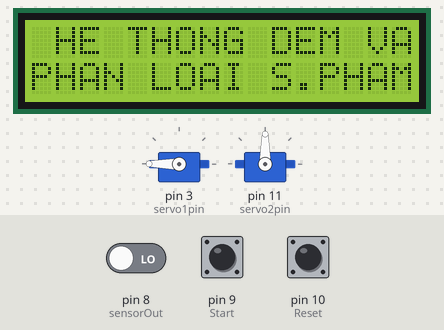
A sketch run on a simulated Arduino Uno, built with avr-gcc and run on an emulated ATmega328P. Parts: 2 × servo, 16×2 character LCD. Inputs (shaded band) come from the test bench; at power-on: pin 10 (Reset) HIGH, pin 9 (Start) HIGH, pin 8 (sensorOut) LOW. What the sketch prints to the serial monitor is not drawn.

Above: at 1.2 s.
1.3 s: pin 10 (Reset) pulled LOW for 0.15 s
At 1.8 s:
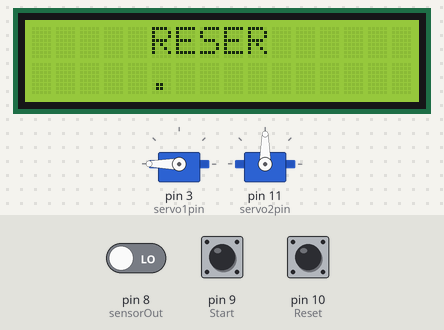
4.4 s: pin 9 (Start) pulled LOW for 1 s
At 9.0 s:
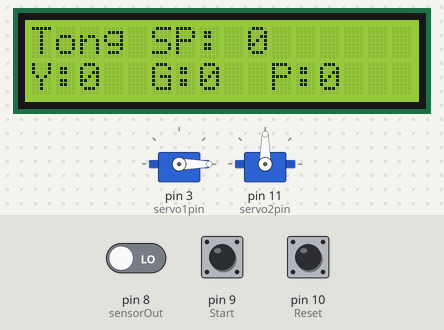
At 15.7 s:
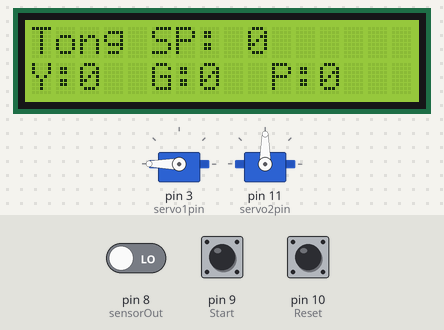
Timing chart, 0 to 16.0 s (numbered marks = the images above; inputs shaded):
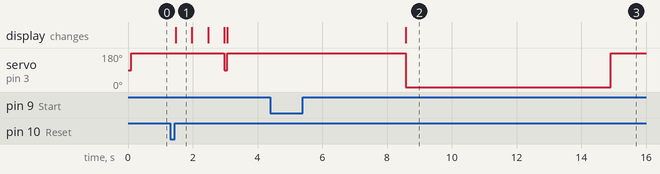

Measured:
- after the input at 1.3 s, servo on pin 3 (servo1pin): 180° → 90° after 1.7 s, → 180° 0.09 s later; the display: changes after 0.17 s (image 1)
- after the input at 4.4 s, servo on pin 3 (servo1pin): 180° → 0° after 4.2 s, → 180° 6.3 s later; the display: changes after 4.2 s (image 2)

The sketch:

main.ino
```cpp
#include <Servo.h>
#include <Wire.h>
#include <LiquidCrystal_I2C.h>
LiquidCrystal_I2C lcd(0x27,16,2);

// Chân servor
Servo servo1;
Servo servo2;
const int servo1pin = 3;
const int servo2pin = 11;

// Chân start
const int Start = 9;
// Chân reset
const int Reset = 10;
// Chế độ
bool Status = 0;

// Chân cảm biến màu sắc
// TCS230 or TCS3200 pins wiring to Arduino
#define S0 4
#define S1 5
#define S2 7
#define S3 6
#define sensorOut 8

// Stores frequency read by the photodiodes
int r = 0;
int g = 0;
int b = 0;
int color = 0;

// Đếm màu sắc
int sp1 = 0, sp2 = 0, sp3 = 0, tongsp = 0;
bool khoaDem1 = 0, khoaDem2 = 0, khoaDem3 = 0;

// Giá trị quay của các servo
int gtquay1 = 0;

// Biến thời gian
unsigned long currentMillis = 0;
unsigned long previousMillis = 0;

void setup() {
  Serial.begin(9600);
  pinMode(Start, INPUT_PULLUP);      // start
  pinMode(Reset, INPUT_PULLUP);      // reset


  // Cấu hình chân Servo
  servo1.attach(servo1pin);
  servo2.attach(servo2pin);

  // Cảm biến màu sắc
  pinMode(S0, OUTPUT);
  pinMode(S1, OUTPUT);
  pinMode(S2, OUTPUT);
  pinMode(S3, OUTPUT);

  // Setting the sensorOut as an input
  pinMode(sensorOut, INPUT);

  // Setting frequency scaling to 20%
  digitalWrite(S0,HIGH);
  digitalWrite(S1,LOW);

  // Hiển thị khởi đầu LCD
  lcd.init();                      // initialize the lcd
  lcd.backlight();
  lcd.setCursor(1,0);
  lcd.print("HE THONG DEM VA");
  lcd.setCursor(0,1);
  lcd.print("PHAN LOAI S.PHAM");
  //delay(2000);

  // Servo begin.
  servo1.write(180);
  servo2.write(90);

}

void loop() {
  CheDo();
  if(Status == 1) chuKiHD();
} //end


//------------------------------------------------------
// Servo 1 hoạt động
void chuKiHD(){
  unsigned long currentMillis = millis();
  ReadCB();
  //LCDColor();
  if(currentMillis - previousMillis >= 5000){
    previousMillis = currentMillis;
    servo1.write(gtquay1);
    hienThi();
    //LCDColor();
    gtquay1 = gtquay1 - 90;
    if(gtquay1 < 0){
      gtquay1 = 180;
      khoaDem1 = 0;
      khoaDem2 = 0;
      khoaDem3 = 0;
    }
  }
}

//-----------------------------------------------------
// Đọc cảm biến
void ReadCB(){
  readColor();
  if(color == 1 && khoaDem2 == 0 && khoaDem3 == 0){       // Đếm và phân loại màu vàng
    servo2.write(45);
    if(khoaDem1 == 0){
      sp1++;
      khoaDem1 = 1;
    }
    //Serial.println("vang");
  }
  if(color == 3 && khoaDem1 == 0 && khoaDem2 == 0){       // Đếm và phân loại màu xanh
    servo2.write(90);
    if(khoaDem2 == 0){
      sp2++;
      khoaDem2 = 1;
    }
    //Serial.println("xanh");
  }
  if(color == 2 && khoaDem1 == 0 && khoaDem3 == 0){       // Đếm và phân loại màu pink
    servo2.write(135);
    if(khoaDem3 == 0){
      sp3++;
      khoaDem3 = 1;
    }
    //Serial.println("pink");
  }
  //Serial.print(sp1); Serial.print(" - "); Serial.print(sp2); Serial.print(" - "); Serial.print(spY); Serial.print(" - "); Serial.println(tongsp);
}

//-----------------------------------------------------
// Đếm sản phẩm và in ra màn hình
void hienThi(){
  tongsp = sp1 + sp2 + sp3;
  lcd.clear();
  lcd.setCursor(0,0); lcd.print("Tong SP:");
  lcd.setCursor(9,0); lcd.print(tongsp);

  // Đỏ
  lcd.setCursor(0,1); lcd.print("Y:");
  lcd.setCursor(2,1); lcd.print(sp1);

  // Xanh
  lcd.setCursor(5,1); lcd.print("G:");
  lcd.setCursor(7,1); lcd.print(sp2);

  // Vàng
  lcd.setCursor(10,1); lcd.print("P:");
  lcd.setCursor(12,1); lcd.print(sp3);
}

// Đọc nút bấm
void CheDo(){
  if(digitalRead(Start) == 0){
    delay(20);
    if(digitalRead(Start) == 1){
      Status = 1;
    }
  }
  if(digitalRead(Reset) == 0){
    delay(20);
    if(digitalRead(Reset) == 1){

      LCDreset();
      resetBoard();
    }
  }
}

//-----------------------------------------------------
// LCD hiển thị trước khi reser
void LCDreset(){
  lcd.clear();
  lcd.setCursor(5,0);
  lcd.print("RESER");
  for(int i = 0; i<3; ++i){
    lcd.setCursor(5+i,1);
    lcd.print(".");
    delay(500);
  }
}


//-----------------------------------------------------
// Hàm reset
void resetBoard(){
  asm volatile ("jmp 0"); // Nhảy về dòng đầu tiên
}


//-----------------------------------------------------
void readColor(){
  // Setting RED (R) filtered photodiodes to be read
  digitalWrite(S2,LOW);
  digitalWrite(S3,LOW);
  // Reading the output frequency
  r = pulseIn(sensorOut, LOW);
  // Printing the RED (R) value
  Serial.print("R = ");
  Serial.print(r);
  delay(50);

  // Setting GREEN (G) filtered photodiodes to be read
  digitalWrite(S2,HIGH);
  digitalWrite(S3,HIGH);
  // Reading the output frequency
  g = pulseIn(sensorOut, LOW);
  // Printing the GREEN (G) value
  Serial.print(" G = ");
  Serial.print(g);
  delay(50);

  // Setting BLUE (B) filtered photodiodes to be read
  digitalWrite(S2,LOW);
  digitalWrite(S3,HIGH);
  // Reading the output frequency
  b = pulseIn(sensorOut, LOW);
  // Printing the BLUE (B) value
  Serial.print(" B = ");
  Serial.println(b);
  delay(50);

  //case
  if(r >= 35 && r <= 45 && g >= 40 && g <= 60 && b >= 45 && b <= 60){
    color = 1;      //vàng
  }
  else if(r >= 40 && r <= 65 && g >= 65&& g <= 80 && b >= 40 && b <= 49){
    color = 2;      // hồng
  }
  else if(r >= 50 && r <= 65 && g >= 55 && g <= 64 && b >= 50 && b <= 60){
    color = 3;      // Xanh
  }
  else color = 0;      // ko có
}


//-----------------------------------------------------
// hiển thị dải màu LCD
void LCDColor(){
  lcd.clear();
  // Đỏ
  lcd.setCursor(0,0); lcd.print("R:");
  lcd.setCursor(2,0); lcd.print(r);

  // Xanh
  lcd.setCursor(8,0); lcd.print("G:");
  lcd.setCursor(10,0); lcd.print(g);

  // Vàng
  lcd.setCursor(5,1); lcd.print("B:");
  lcd.setCursor(7,1); lcd.print(b);
}
```
